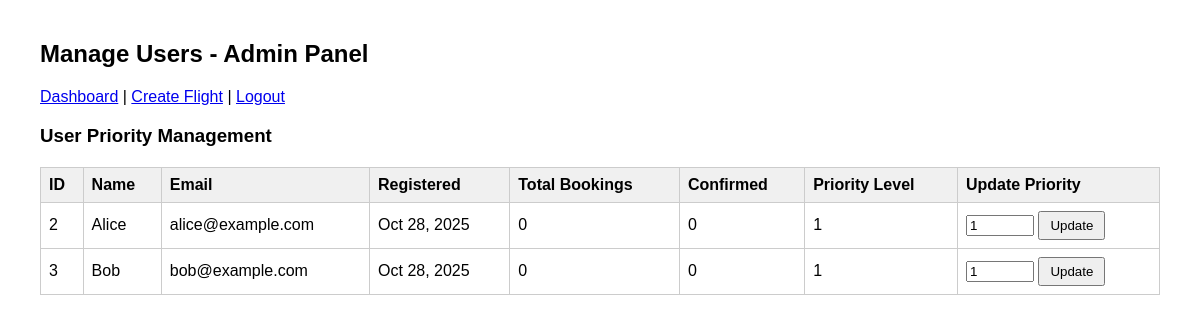
The page /manage_users.php (signed in) on the database its author committed.
### tables this page shows
CREATE TABLE users (
id INT AUTO_INCREMENT PRIMARY KEY,
name VARCHAR(100) NOT NULL,
email VARCHAR(150) UNIQUE NOT NULL,
password VARCHAR(255) NOT NULL,
is_admin TINYINT(1) DEFAULT 0,
priority_level INT DEFAULT 1,  
created_at TIMESTAMP DEFAULT CURRENT_TIMESTAMP
);

### manage_users.php (the view, shortened to what this page needs)
<?php
require 'config.php';
$users = $mysqli->query("
    SELECT u.id, u.name, u.email, u.priority_level, u.created_at,
           COUNT(DISTINCT b.id) as total_bookings,
           SUM(CASE WHEN b.status = 'CONFIRMED' THEN 1 ELSE 0 END) as confirmed_bookings
    FROM users u
    LEFT JOIN bookings b ON u.id = b.user_id
    WHERE u.is_admin = 0
    GROUP BY u.id, u.name, u.email, u.priority_level, u.created_at
    ORDER BY u.created_at DESC
");
?>
<!doctype html>
<html>
<head>
</head>
<body>
    <h2>Manage Users - Admin Panel</h2>
    <p>
        <a href="admin_dashboard.php">Dashboard</a> |
        <a href="create_flight.php">Create Flight</a> |
        <a href="logout.php">Logout</a>
    </p>
    <h3>User Priority Management</h3>
    <?php if ($users && $users->num_rows > 0): ?>
        <table>
            <tr>
                <th>ID</th>
                <th>Name</th>
                <th>Email</th>
                <th>Registered</th>
                <th>Total Bookings</th>
                <th>Confirmed</th>
                <th>Priority Level</th>
                <th>Update Priority</th>
            </tr>
            <?php while($user = $users->fetch_assoc()): ?>
            <tr>
                <td><?php echo (int)$user['id']; ?></td>
                <td><?php echo htmlspecialchars($user['name']); ?></td>
                <td><?php echo htmlspecialchars($user['email']); ?></td>
                <td><?php echo date('M d, Y', strtotime($user['created_at'])); ?></td>
                <td><?php echo (int)$user['total_bookings']; ?></td>
                <td><?php echo (int)$user['confirmed_bookings']; ?></td>
                <td><?php echo (int)$user['priority_level']; ?></td>
                <td>
                    <form method="post" action="manage_users.php" style="display:inline;">
                        <input type="number" name="priority_level" min="1" max="5" value="<?php echo (int)$user['priority_level']; ?>" required>
                        <input type="submit" value="Update">
                    </form>
                </td>
            </tr>
            <?php endwhile; ?>
        </table>
    <?php else: ?>
        <p>No users found.</p>
    <?php endif; ?>
</body>
</html>

### manage_users.php (style rules this page uses)
body { font-family: Arial, sans-serif; margin: 40px; }
table { border-collapse: collapse; width: 100%; margin: 20px 0; }
th, td { border: 1px solid #ccc; padding: 8px; text-align: left; }
th { background: #f0f0f0; }
input[type="number"] { width: 60px; }
input[type="submit"] { padding: 5px 10px; }

### rows shown on the page
users: id "2", name "Alice", email "alice@example.com", created_at "Oct 28, 2025", total_bookings "0", confirmed_bookings "0", priority_level "1"
users: id "3", name "Bob", email "bob@example.com", created_at "Oct 28, 2025", total_bookings "0", confirmed_bookings "0", priority_level "1"
